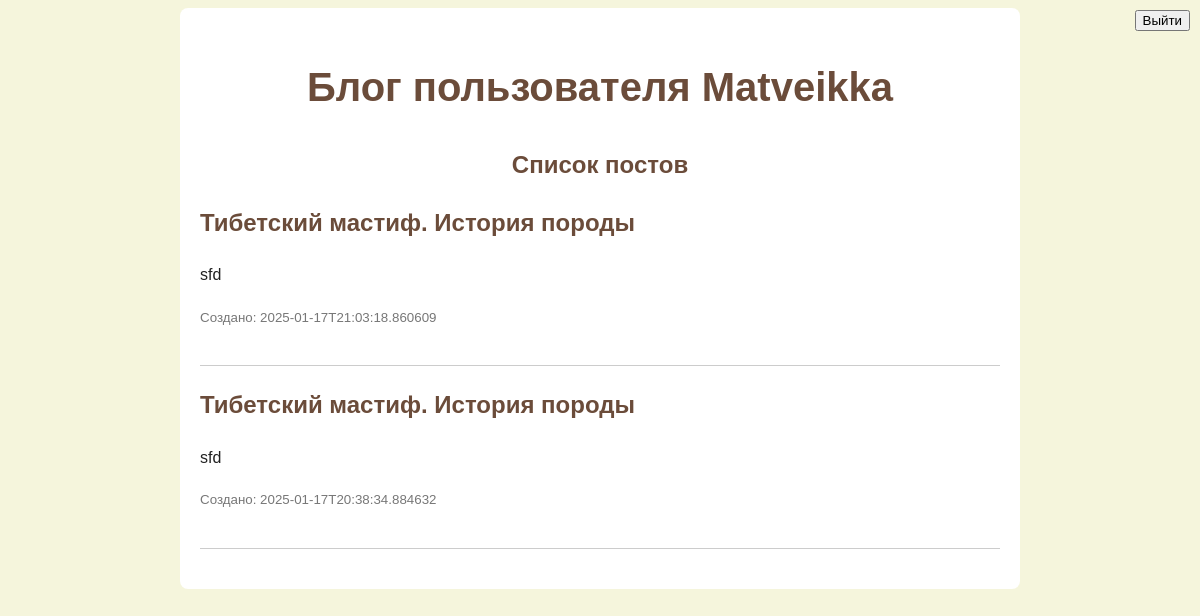
Before: /home_page with the older database file.
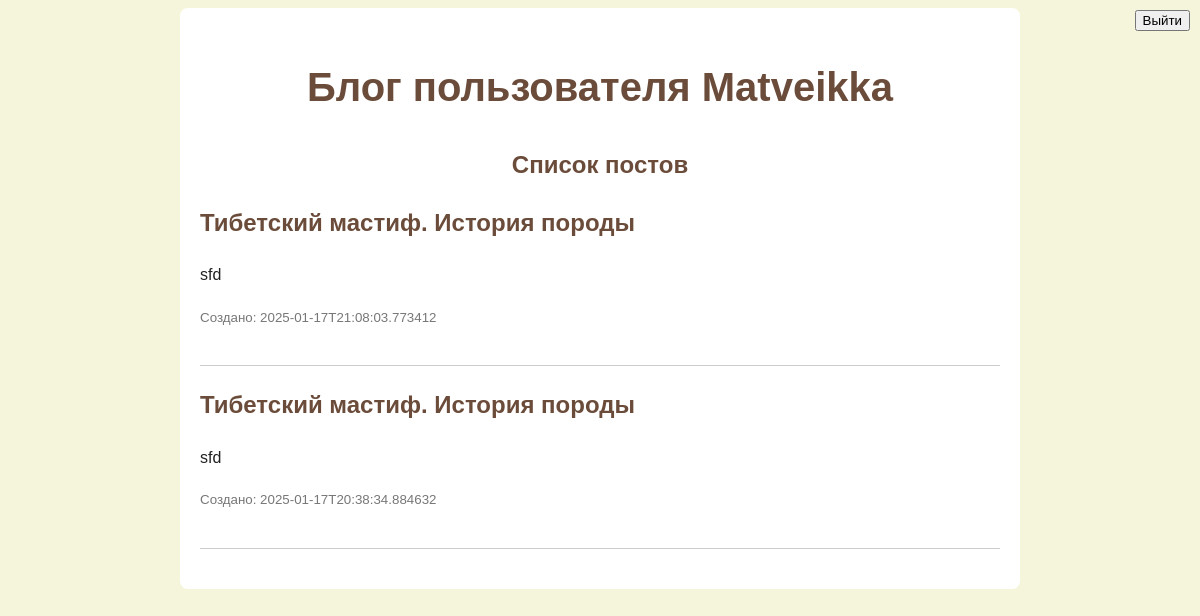
After: the same page with the newer database file.
### tables this page shows
CREATE TABLE posts (id INTEGER PRIMARY KEY AUTOINCREMENT, title TEXT NOT NULL, rezume TEXT NOT NULL, info TEXT NOT NULL, created_at DATETIME DEFAULT CURRENT_TIMESTAMP, slug TEXT UNIQUE NOT NULL);

### Diplom_Flask/app.py (the view)
@app.route('/home_page')
def all_posts():
    conn = get_db_connection()
    posts = conn.execute('SELECT * FROM posts ORDER BY created_at DESC').fetchall()
    conn.close()
    is_superuser = current_user.is_superuser if current_user.is_authenticated else False
    return render_template('home.html', posts=posts, is_superuser=is_superuser)

### Diplom_Flask/app.py (called while the page is built)
@app.before_request
def before_first_request():
    global first_request
    if first_request:
        init_db()
        init_superuser()
        first_request = False

def get_db_connection():
    conn = sqlite3.connect('database.db')
    conn.row_factory = sqlite3.Row
    return conn

### Diplom_Flask/templates/home.html (shortened to what this page needs)
{% extends "base.html" %}
{% set show_header = True %}
{% block content %}
    <h2 class="centered">Список постов</h2>
    <button type="button" onclick="location.href='/'" class="logout-button">Выйти</button>
    {% for post in posts %}
        <div class="post">
            <h2><a href="/posts/{{ post['slug'] }}">{{ post['title'] }}</a></h2>
            <p>{{ post['rezume'] }}</p>
            <p><small>Создано: {{ post['created_at'] }}</small></p>
        </div>
    {% endfor %}
{% endblock %}

### Diplom_Flask/templates/base.html (shortened to what this page needs)
<!DOCTYPE html>
<html lang="ru">
<head>
    <link rel="stylesheet" href="/static/static.css">
</head>
<body>
    <div class="container">
        <header>
            {% if show_header %}
                <h1 class="centered">Блог пользователя Matveikka</h1>
            {% endif %}
        </header>
        <main>
            {% block content %}{% endblock %}
        </main>
    </div>
</body>
</html>

### Diplom_Flask/static/static.css (style rules this page uses)
body { font-family: Arial, sans-serif; background-color: #F5F5DC; color: #222; line-height: 1.6; }
.container { max-width: 800px; margin: 0 auto; padding: 20px; background-color: #fff; border-radius: 8px; }
header { text-align: center; margin-bottom: 10px; }
h1 { font-size: 2.5em; color: #6B4C3A; }
.post { border-bottom: 1px solid #ccc; margin-bottom: 20px; padding-bottom: 20px; }
.post h2 a { color: #6B4C3A; }
h2 { color: #6B4C3A; }
small { color: #777; }
.centered { text-align: center; }
a { color: #6B4C3A; text-decoration: none; }
.logout-button { position: absolute; top: 10px; right: 10px; }

Changed rows visible on the page:
removed posts: title "Тибетский мастиф. История породы", rezume "sfd", created_at "2025-01-17T21:03:18.860609"
added posts: title "Тибетский мастиф. История породы", rezume "sfd", created_at "2025-01-17T21:08:03.773412"
